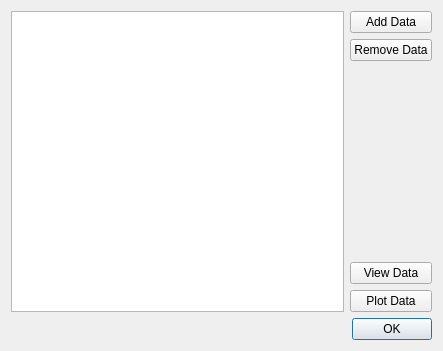
<?xml version="1.0" encoding="UTF-8"?>
<ui version="4.0">
 <class>UserPlotDataManagerDialog</class>
 <widget class="QDialog" name="UserPlotDataManagerDialog">
  <property name="geometry">
   <rect>
    <x>0</x>
    <y>0</y>
    <width>443</width>
    <height>351</height>
   </rect>
  </property>
  <property name="windowTitle">
   <string>User Plot Data Manager</string>
  </property>
  <layout class="QGridLayout" name="gridLayout_2">
   <item row="1" column="1">
    <widget class="QPushButton" name="pbOK">
     <property name="text">
      <string>OK</string>
     </property>
    </widget>
   </item>
   <item row="1" column="0">
    <spacer name="horizontalSpacer">
     <property name="orientation">
      <enum>Qt::Horizontal</enum>
     </property>
     <property name="sizeHint" stdset="0">
      <size>
       <width>37</width>
       <height>20</height>
      </size>
     </property>
    </spacer>
   </item>
   <item row="0" column="0" colspan="2">
    <layout class="QGridLayout" name="gridLayout">
     <item row="0" column="0">
      <layout class="QVBoxLayout" name="verticalLayout">
       <item>
        <widget class="PlotManagerTable" name="UserPlotDataTable">
         <property name="editTriggers">
          <set>QAbstractItemView::AllEditTriggers</set>
         </property>
         <property name="showGrid">
          <bool>true</bool>
         </property>
         <attribute name="horizontalHeaderVisible">
          <bool>false</bool>
         </attribute>
         <attribute name="horizontalHeaderDefaultSectionSize">
          <number>150</number>
         </attribute>
         <attribute name="horizontalHeaderStretchLastSection">
          <bool>true</bool>
         </attribute>
         <attribute name="verticalHeaderVisible">
          <bool>true</bool>
         </attribute>
         <attribute name="verticalHeaderDefaultSectionSize">
          <number>20</number>
         </attribute>
         <attribute name="verticalHeaderMinimumSectionSize">
          <number>20</number>
         </attribute>
         <column>
          <property name="text">
           <string>Plot Data</string>
          </property>
         </column>
         <column>
          <property name="text">
           <string>Plot Window</string>
          </property>
         </column>
        </widget>
       </item>
      </layout>
     </item>
     <item row="0" column="1">
      <layout class="QVBoxLayout" name="verticalLayout_2">
       <item>
        <widget class="QPushButton" name="pbAddData">
         <property name="text">
          <string>Add Data</string>
         </property>
        </widget>
       </item>
       <item>
        <widget class="QPushButton" name="pbRemoveData">
         <property name="text">
          <string>Remove Data</string>
         </property>
        </widget>
       </item>
       <item>
        <spacer name="verticalSpacer">
         <property name="orientation">
          <enum>Qt::Vertical</enum>
         </property>
         <property name="sizeHint" stdset="0">
          <size>
           <width>20</width>
           <height>40</height>
          </size>
         </property>
        </spacer>
       </item>
       <item>
        <widget class="QPushButton" name="pbViewTable">
         <property name="text">
          <string>View Data</string>
         </property>
        </widget>
       </item>
       <item>
        <widget class="QPushButton" name="pbViewPlot">
         <property name="text">
          <string>Plot Data</string>
         </property>
        </widget>
       </item>
      </layout>
     </item>
    </layout>
   </item>
  </layout>
 </widget>
 <customwidgets>
  <customwidget>
   <class>PlotManagerTable</class>
   <extends>QTableWidget</extends>
   <header>tuflow.DataTable</header>
  </customwidget>
 </customwidgets>
 <resources/>
 <connections/>
</ui>
